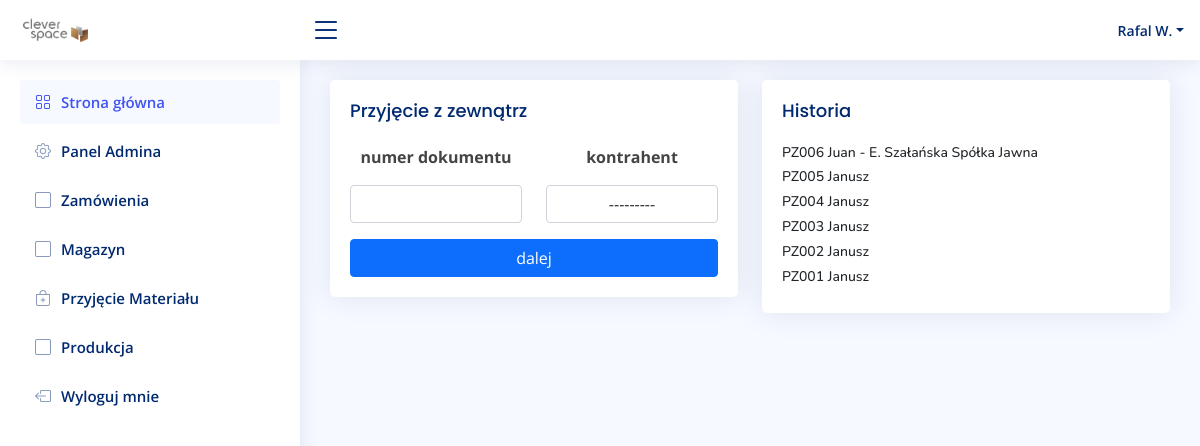
The app's page /stock/grn/ (signed in), older data.
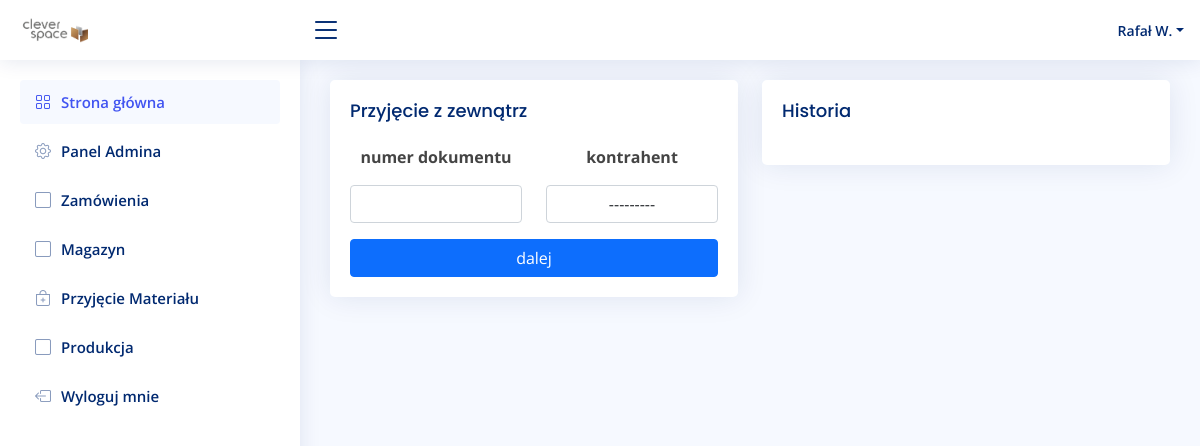
The same page, newer data.
### account/models.py (models this page shows, shortened)
class UserBase(AbstractBaseUser, PermissionsMixin):
    email = models.EmailField(unique=True)
    first_name = models.CharField(max_length=150, blank=True)
    last_name = models.CharField(max_length=150, blank=True)
    phone_number = models.CharField(max_length=15, blank=True)
    postcode = models.CharField(max_length=12, blank=True)
    address_line_1 = models.CharField(max_length=150, blank=True)
    address_line_2 = models.CharField(max_length=150, blank=True)
    town_city = models.CharField(max_length=150, blank=True)
    is_active = models.BooleanField(default=True)
    is_staff = models.BooleanField(default=False)
    created = models.DateTimeField(auto_now_add=True)
    updated = models.DateTimeField(auto_now=True)
    objects = CustomAccountManager()
    USERNAME_FIELD = 'email'
    REQUIRED_FIELDS = ['first_name', 'last_name']
    class Meta:
        verbose_name = "Konto"
        verbose_name_plural = "Konta"

### stock/models.py (models this page shows, shortened)
class GoodsReceivedNote(models.Model):
    user = models.ForeignKey(settings.AUTH_USER_MODEL, on_delete=models.CASCADE)
    contractor = models.ForeignKey(Contractor, on_delete=models.CASCADE, blank=False)
    documentID = models.CharField(max_length=255, blank=False, null=False)
    date = models.DateTimeField(auto_now_add=True)

class Contractor(models.Model):
    name = models.CharField(max_length=200)
    nip = models.CharField(max_length=13)
    regon = models.CharField(max_length=13, blank=True)
    phone = PhoneNumberField(blank=True)
    fax = PhoneNumberField(blank=True)
    def __str__(self):
        return self.name

### stock/views.py (the view, shortened to what this page needs)
# urls.py: path('grn/', views.GRN, name='grn'),
def GRN(request):
    grns = GoodsReceivedNote.objects.all().order_by('-date')
    form = grnCreateForm()
    ctx = {
        'grns': grns,
        'form': form,
           }
    return render(request, 'production/grn.html', ctx)

### stock/forms.py
class grnCreateForm(forms.ModelForm):
    class Meta:
        model = GoodsReceivedNote
        fields = ('documentID', 'contractor')
    def __init__(self, *args, **kwargs):
        super(grnCreateForm, self).__init__(*args, **kwargs)
        for input, field in self.fields.items():
            field.widget.attrs['class'] = 'form-control'

### production/templates/production/grn.html
{% extends 'main.html' %}
{% block content %}
<div class="row">
<div class="col-sm-6">
  <div class="card">
    <div class="card-body">
     <h5 class="card-title">Przyjęcie z zewnątrz</h5>
     	<div class="col-sm-12">
     		<form method="POST" action="">{% csrf_token %}
               <div class="row">
               	<div class="col-sm-6"><p class="text-center fw-bold">numer dokumentu</p> {{ form.documentID }} </div>
      			<div class="col-sm-6"><p class="text-center fw-bold">kontrahent</p> {{ form.contractor }}</div>
               </div>
               <div class="row">
      			<div class="col-sm-12 d-grid gap-2 mt-3"><button type="submit" class="btn btn-primary float-end ">dalej</button></div>
               </div>
         </form>
         </div>
   </div>
 </div>
</div>
<div class="col-sm-6">
  <div class="card">
    <div class="card-body">
     <h5 class="card-title">Historia</h5>
        {% for grn in grns %}
        	<h6 class="small"><a href="{% url 'detail-grn' grn.id %}" class="link-dark">PZ{{ grn.id|stringformat:"03d"}} {{ grn.contractor }}</h6>
        {% endfor %}
   </div>
 </div>
</div>
</div>
{% endblock %}

### templates/navbar.html (shortened to what this page needs)
  {% load static %}
  <header id="header" class="header fixed-top d-flex align-items-center">
    <div class="d-flex align-items-center justify-content-between">
      <a href="{% url 'home' %}" class="logo d-flex align-items-center">
        <img src="{% static 'assets/img/logo.png' %}" alt="">
      </a>
      <i class="bi bi-list toggle-sidebar-btn"></i>
    </div>
    <nav class="header-nav ms-auto">
      <ul class="d-flex align-items-center">
        <li class="nav-item dropdown pe-3">
          <a class="nav-link nav-profile d-flex align-items-center pe-0" href="#" data-bs-toggle="dropdown">
            <span class="d-none d-md-block dropdown-toggle ps-2">{{ user.first_name }} {{ user.last_name.0 }}.</span>
          </a>
            </li>
          </ul>
    </nav>
  </header>
  <aside id="sidebar" class="sidebar">
    <ul class="sidebar-nav" id="sidebar-nav">
      <li class="nav-item">
        <a class="nav-link " href="{% url 'home' %}">
          <i class="bi bi-grid"></i>
          <span>Strona główna</span>
        </a>
      </li>
      {% if user.is_superuser %}
      <li class="nav-item">
        <a class="nav-link collapsed" href="{% url 'admin:index' %}">
          <i class="bi bi-gear"></i>
          <span>Panel Admina</span>
        </a>
      </li>
      {% endif %}
      {% if user.is_staff %}
      <li class="nav-item">
        <a class="nav-link collapsed" href="{% url 'home-orders' %}">
          <i class="bi bi-square"></i>
          <span>Zamówienia</span>
        </a>
      </li>
      <li class="nav-item">
        <a class="nav-link collapsed" href="{% url 'stock' %}">
          <i class="bi bi-square"></i>
          <span>Magazyn</span>
        </a>
      </li>
      <li class="nav-item">
        <a class="nav-link collapsed" href="{% url 'grn' %}">
          <i class="bi bi-bag-plus"></i>
          <span>Przyjęcie Materiału</span>
        </a>
      </li>
      <li class="nav-item">
        <a class="nav-link collapsed" href="{% url 'home-production' %}">
          <i class="bi bi-square"></i>
          <span>Produkcja</span>
        </a>
      </li>
      {% endif %}
      <li class="nav-item">
        <a class="nav-link collapsed" href="{% url 'logout' %}">
          <i class="bi bi-box-arrow-left"></i>
          <span>Wyloguj mnie</span>
        </a>
      </li>
    </ul>
  </aside>

Row changes from the older to the newer data that the page shows:
removed GoodsReceivedNote: id "006", contractor "Juan - E. Szałańska Spółka Jawna"
removed GoodsReceivedNote: id "005", contractor "Janusz"
removed GoodsReceivedNote: id "004", contractor "Janusz"
removed GoodsReceivedNote: id "003", contractor "Janusz"
removed GoodsReceivedNote: id "002", contractor "Janusz"
removed GoodsReceivedNote: id "001", contractor "Janusz"
changed UserBase: first_name "Rafal" → "Rafał"
